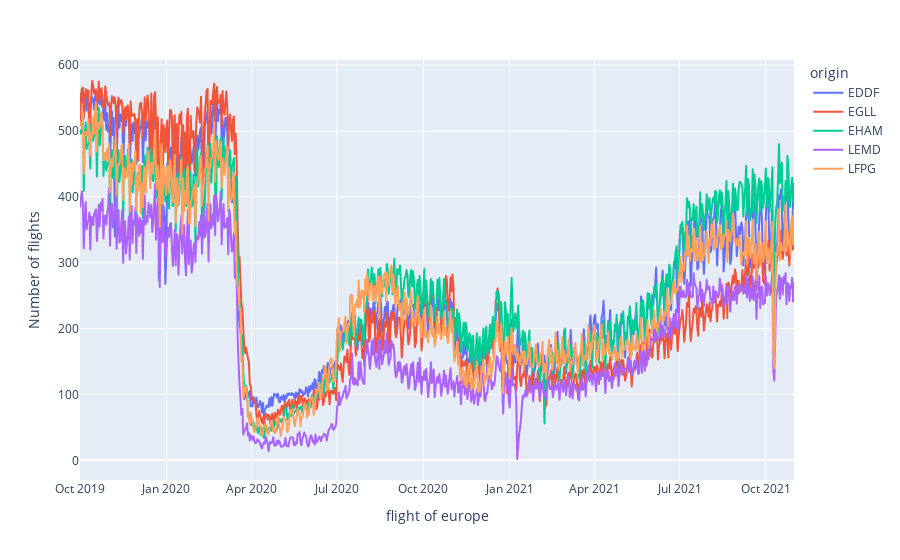

Write notebook code for a chart like this one.
### Markdown cell above
#### Europe

### Code cell
fd_europe_map = fd[ #europe
           (fd['origin'] == 'EHAM') |
           (fd['origin'] == 'EDDF') |
           (fd['origin'] == 'LFPG') |
           (fd['origin'] == 'EGLL') |
           (fd['origin'] == 'LEMD') ]
fd_europe_group = fd_europe_map.groupby(['origin', 'day'], as_index=False).count()
fig = px.line(fd_europe_group , x="day", y="callsign", color="origin")
fig.update_xaxes(title={'text': 'flight of europe'})
fig.update_yaxes(title={'text': 'Number of flights'})
fig.show()

### Figure 1 — Plotly figure (JSON) as saved in the notebook; plotly's stock layout.template omitted (floating-point values rounded to 4 significant figures; data arrays with more than 128 entries replaced by an {"elided": "..."} marker saying what was removed)
{"data": [{"hovertemplate": "origin=EDDF<br>day=%{x}<br>callsign=%{y}<extra></extra>", "legendgroup": "EDDF", "line": {"color": "#636efa", "dash": "solid"}, "marker": {"symbol": "circle"}, "mode": "lines", "name": "EDDF", "showlegend": true, "type": "scattergl", "x": {"elided": "757 str values"}, "xaxis": "x", "y": {"elided": "757 int values"}, "yaxis": "y"}, {"hovertemplate": "origin=EGLL<br>day=%{x}<br>callsign=%{y}<extra></extra>", "legendgroup": "EGLL", "line": {"color": "#EF553B", "dash": "solid"}, "marker": {"symbol": "circle"}, "mode": "lines", "name": "EGLL", "showlegend": true, "type": "scattergl", "x": {"elided": "757 str values"}, "xaxis": "x", "y": {"elided": "757 int values"}, "yaxis": "y"}, {"hovertemplate": "origin=EHAM<br>day=%{x}<br>callsign=%{y}<extra></extra>", "legendgroup": "EHAM", "line": {"color": "#00cc96", "dash": "solid"}, "marker": {"symbol": "circle"}, "mode": "lines", "name": "EHAM", "showlegend": true, "type": "scattergl", "x": {"elided": "757 str values"}, "xaxis": "x", "y": {"elided": "757 int values"}, "yaxis": "y"}, {"hovertemplate": "origin=LEMD<br>day=%{x}<br>callsign=%{y}<extra></extra>", "legendgroup": "LEMD", "line": {"color": "#ab63fa", "dash": "solid"}, "marker": {"symbol": "circle"}, "mode": "lines", "name": "LEMD", "showlegend": true, "type": "scattergl", "x": {"elided": "756 str values"}, "xaxis": "x", "y": {"elided": "756 int values"}, "yaxis": "y"}, {"hovertemplate": "origin=LFPG<br>day=%{x}<br>callsign=%{y}<extra></extra>", "legendgroup": "LFPG", "line": {"color": "#FFA15A", "dash": "solid"}, "marker": {"symbol": "circle"}, "mode": "lines", "name": "LFPG", "showlegend": true, "type": "scattergl", "x": {"elided": "757 str values"}, "xaxis": "x", "y": {"elided": "757 int values"}, "yaxis": "y"}], "layout": {"legend": {"title": {"text": "origin"}, "tracegroupgap": 0}, "margin": {"t": 60}, "xaxis": {"anchor": "y", "domain": [0, 1], "title": {"text": "flight of europe"}}, "yaxis": {"anchor": "x", "domain": [0, 1], "title": {"text": "Number of flights"}}}}
